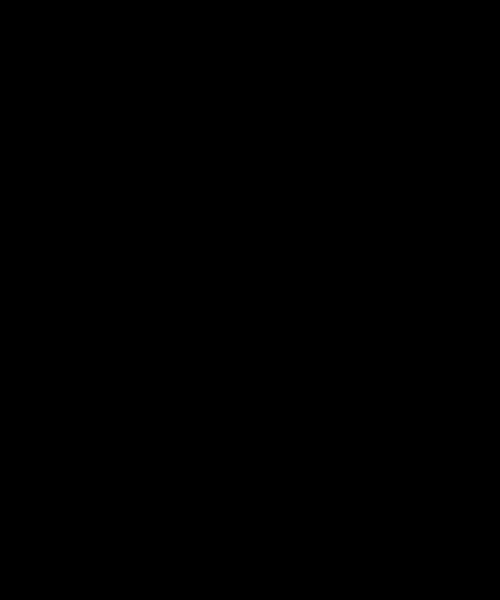
Frame 1 (no input)
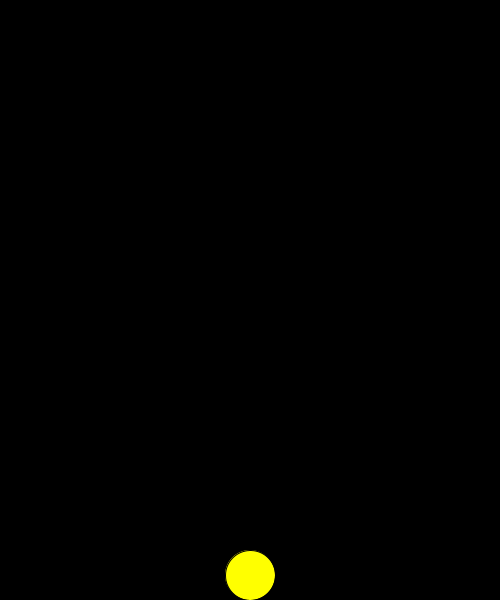
Frame 60 (the mouse pressed at the canvas centre just before this capture)
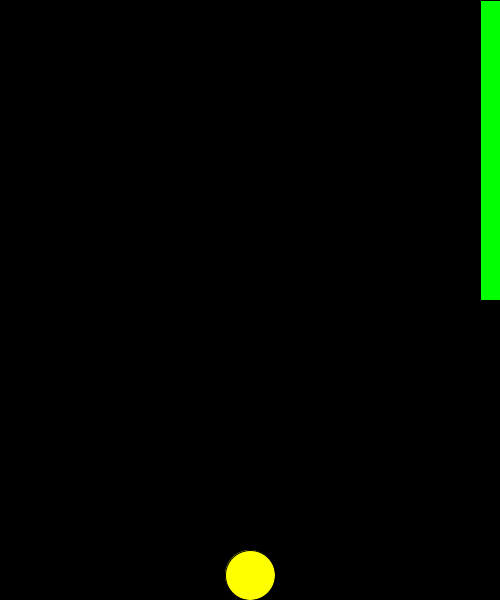
Frame 120 (the mouse held since frame 60 and released just before this capture)

The Processing sketch that drew these frames (run headless with seeded random() and noise(); from frame 60 on, the mouse is pressed at the canvas centre):

// Processing sketch: Day8_v1
// ── Day8_v1.pde
PVector velocity;
PVector position;
PVector gravity;

int score = 0;
String scoreText;

PVector obstaclePosition;
PVector obstacleVelocity;

void setup(){
  size( 500, 600);
  velocity = new PVector (0, 0);
  position = new PVector ( width/2,0);
  gravity = new PVector (0, 0.5);
  obstaclePosition = new PVector(width+100, 0);
  obstacleVelocity = new PVector (-1, 0);
}

void draw(){
  background(0);
  position.add(velocity);
  velocity.add(gravity);
  
  obstaclePosition.add(obstacleVelocity);
  fill(0, 255, 0);
  rect(obstaclePosition.x, obstaclePosition.y, 100, 300);
//  rect(obstaclePosition.x, obstaclePosition.y +500, 100, 100);
//  if (){
//  }
  if (position.y > height){
    position.y = height;
  }
  fill(255,255,0);
  ellipse(position.x, position.y - 25, 50, 50);
//  println(velocity.y);
//  if (position.x > width){
//    velocity.x *= -1;
//  } else if (position.x < 0){
//    velocity.x *= -1;
//  }
    if(position.x >=obstaclePosition.x - 25 && position.y <= obstaclePosition.y + 300 + 25 && position.x <= obstaclePosition.x + 100 + 25){
      textSize(50);
      fill(255,0,0); 
      text("YOU DIE", width/3, height/2);
      score += 1; 
      if (score == 1){
        scoreText = "1";
      }
      text(scoreText, width/2, height/4);
      obstacleVelocity.mult(0);
      
    }
    
    println("position.x = " + position.x);
    println("obstaclePosition.x = " + obstaclePosition.x);
}

void mousePressed(){
  velocity.y = -10;  
//  if (mouseX < width/2){
//    velocity.x = 5;
//  }
}
